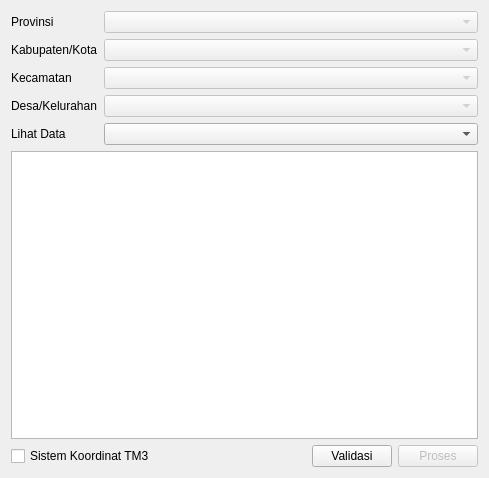
<?xml version="1.0" encoding="UTF-8"?>
<ui version="4.0">
 <class>Form</class>
 <widget class="QWidget" name="Form">
  <property name="geometry">
   <rect>
    <x>0</x>
    <y>0</y>
    <width>489</width>
    <height>478</height>
   </rect>
  </property>
  <property name="windowTitle">
   <string>Form</string>
  </property>
  <layout class="QVBoxLayout" name="verticalLayout">
   <item>
    <layout class="QFormLayout" name="formLayout">
     <item row="0" column="0">
      <widget class="QLabel" name="label_provinsi">
       <property name="text">
        <string>Provinsi</string>
       </property>
      </widget>
     </item>
     <item row="0" column="1">
      <widget class="QComboBox" name="cmb_propinsi">
       <property name="enabled">
        <bool>false</bool>
       </property>
      </widget>
     </item>
     <item row="1" column="0">
      <widget class="QLabel" name="label_kabupaten">
       <property name="text">
        <string>Kabupaten/Kota</string>
       </property>
      </widget>
     </item>
     <item row="1" column="1">
      <widget class="QComboBox" name="cmb_kabupaten">
       <property name="enabled">
        <bool>false</bool>
       </property>
      </widget>
     </item>
     <item row="2" column="0">
      <widget class="QLabel" name="lbl_wilayah_induk">
       <property name="text">
        <string>Kecamatan</string>
       </property>
      </widget>
     </item>
     <item row="2" column="1">
      <widget class="QComboBox" name="cmb_kecamatan">
       <property name="enabled">
        <bool>false</bool>
       </property>
      </widget>
     </item>
     <item row="3" column="0">
      <widget class="QLabel" name="lbl_wilayah">
       <property name="text">
        <string>Desa/Kelurahan</string>
       </property>
      </widget>
     </item>
     <item row="3" column="1">
      <widget class="QComboBox" name="cmb_desa">
       <property name="enabled">
        <bool>false</bool>
       </property>
      </widget>
     </item>
     <item row="4" column="0">
      <widget class="QLabel" name="label_5">
       <property name="text">
        <string>Lihat Data</string>
       </property>
      </widget>
     </item>
     <item row="4" column="1">
      <widget class="QComboBox" name="cmb_data_view"/>
     </item>
    </layout>
   </item>
   <item>
    <widget class="QTableWidget" name="dgv_parcel">
     <property name="acceptDrops">
      <bool>true</bool>
     </property>
     <property name="editTriggers">
      <set>QAbstractItemView::NoEditTriggers</set>
     </property>
     <property name="dragEnabled">
      <bool>true</bool>
     </property>
     <property name="dragDropOverwriteMode">
      <bool>false</bool>
     </property>
     <property name="dragDropMode">
      <enum>QAbstractItemView::DragDrop</enum>
     </property>
     <property name="selectionMode">
      <enum>QAbstractItemView::SingleSelection</enum>
     </property>
     <property name="selectionBehavior">
      <enum>QAbstractItemView::SelectRows</enum>
     </property>
    </widget>
   </item>
   <item>
    <layout class="QHBoxLayout" name="horizontalLayout">
     <item>
      <widget class="QCheckBox" name="chb_tm3">
       <property name="text">
        <string>Sistem Koordinat TM3</string>
       </property>
      </widget>
     </item>
     <item>
      <spacer name="horizontalSpacer">
       <property name="orientation">
        <enum>Qt::Horizontal</enum>
       </property>
       <property name="sizeHint" stdset="0">
        <size>
         <width>40</width>
         <height>20</height>
        </size>
       </property>
      </spacer>
     </item>
     <item>
      <widget class="QPushButton" name="btn_validasi">
       <property name="text">
        <string>Validasi</string>
       </property>
      </widget>
     </item>
     <item>
      <widget class="QPushButton" name="btn_proses">
       <property name="enabled">
        <bool>false</bool>
       </property>
       <property name="text">
        <string>Proses</string>
       </property>
      </widget>
     </item>
    </layout>
   </item>
  </layout>
 </widget>
 <resources/>
 <connections/>
</ui>
